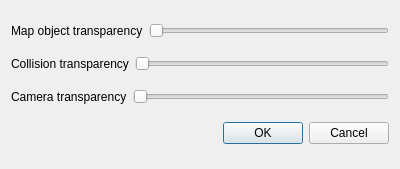
<?xml version="1.0" encoding="UTF-8"?>
<ui version="4.0">
 <class>TransparencyDialog</class>
 <widget class="QDialog" name="TransparencyDialog">
  <property name="geometry">
   <rect>
    <x>0</x>
    <y>0</y>
    <width>400</width>
    <height>169</height>
   </rect>
  </property>
  <property name="windowTitle">
   <string>Object transparency</string>
  </property>
  <layout class="QVBoxLayout" name="verticalLayout">
   <item>
    <layout class="QHBoxLayout" name="horizontalLayout">
     <item>
      <widget class="QLabel" name="label">
       <property name="text">
        <string>Map object transparency</string>
       </property>
      </widget>
     </item>
     <item>
      <widget class="QSlider" name="sliderMapObjects">
       <property name="minimum">
        <number>10</number>
       </property>
       <property name="maximum">
        <number>100</number>
       </property>
       <property name="orientation">
        <enum>Qt::Horizontal</enum>
       </property>
      </widget>
     </item>
    </layout>
   </item>
   <item>
    <layout class="QHBoxLayout" name="horizontalLayout_2">
     <item>
      <widget class="QLabel" name="label_2">
       <property name="text">
        <string>Collision transparency</string>
       </property>
      </widget>
     </item>
     <item>
      <widget class="QSlider" name="sliderMapCollision">
       <property name="minimum">
        <number>10</number>
       </property>
       <property name="maximum">
        <number>100</number>
       </property>
       <property name="orientation">
        <enum>Qt::Horizontal</enum>
       </property>
      </widget>
     </item>
    </layout>
   </item>
   <item>
    <layout class="QHBoxLayout" name="horizontalLayout_3">
     <item>
      <widget class="QLabel" name="label_3">
       <property name="text">
        <string>Camera transparency</string>
       </property>
      </widget>
     </item>
     <item>
      <widget class="QSlider" name="sliderCamera">
       <property name="minimum">
        <number>10</number>
       </property>
       <property name="maximum">
        <number>100</number>
       </property>
       <property name="orientation">
        <enum>Qt::Horizontal</enum>
       </property>
      </widget>
     </item>
    </layout>
   </item>
   <item>
    <widget class="QDialogButtonBox" name="buttonBox">
     <property name="orientation">
      <enum>Qt::Horizontal</enum>
     </property>
     <property name="standardButtons">
      <set>QDialogButtonBox::Cancel|QDialogButtonBox::Ok</set>
     </property>
    </widget>
   </item>
  </layout>
 </widget>
 <resources/>
 <connections>
  <connection>
   <sender>buttonBox</sender>
   <signal>accepted()</signal>
   <receiver>TransparencyDialog</receiver>
   <slot>accept()</slot>
   <hints>
    <hint type="sourcelabel">
     <x>248</x>
     <y>254</y>
    </hint>
    <hint type="destinationlabel">
     <x>157</x>
     <y>274</y>
    </hint>
   </hints>
  </connection>
  <connection>
   <sender>buttonBox</sender>
   <signal>rejected()</signal>
   <receiver>TransparencyDialog</receiver>
   <slot>reject()</slot>
   <hints>
    <hint type="sourcelabel">
     <x>316</x>
     <y>260</y>
    </hint>
    <hint type="destinationlabel">
     <x>286</x>
     <y>274</y>
    </hint>
   </hints>
  </connection>
 </connections>
</ui>
